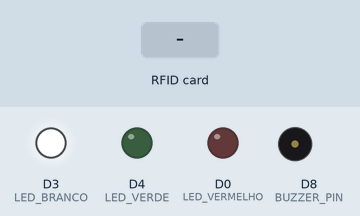
Recording of a sketch running on a simulated ESP8266 (NodeMCU). Shown: output pins drawn as LEDs (lit = HIGH), buzzer (waves = sounding). Inputs (shaded band) come from the test bench. WiFi joins after 1.5 s; servers stay silent unless stated; network time is answered at once with the bench clock; uploads are accepted with an empty reply; the local clock reads 2024-03-15 10:24:30 at power-on unless the sketch sets it; what the sketch prints to the serial monitor is not drawn.

Above: at 2.7 s.
2.8 s: RFID card 5E 7A 19 C4 held to the reader
At 4.5 s:
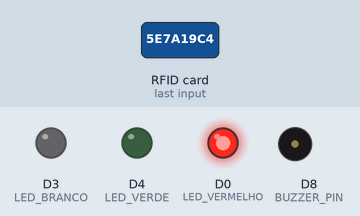
5.8 s: RFID card C3 A1 AD 2B held to the reader
At 6.2 s:
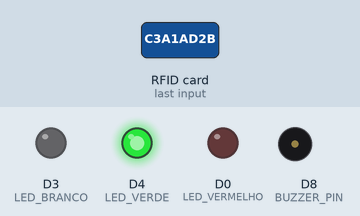
8.7 s: RFID card A1 B2 C3 D4 held to the reader
At 11.4 s:
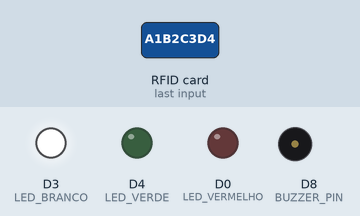
Timing chart, 0 to 12.9 s (numbered marks = the images above; inputs shaded):
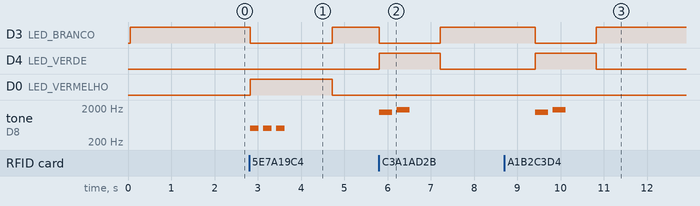

Measured:
- after the input at 2.8 s, D3 (LED_BRANCO): HIGH → LOW at once, → HIGH 1.9 s later; D0 (LED_VERMELHO): LOW → HIGH at once, → LOW 1.9 s later; tone on D8 (BUZZER_PIN): alternates 500 Hz for 0.20 s and silent for 0.10 s, 6 changes in all, then stays silent, starting at once
- after the input at 5.8 s, D3 (LED_BRANCO): HIGH → LOW at once, → HIGH 1.4 s later; D4 (LED_VERDE): LOW → HIGH at once, → LOW 1.4 s later; tone on D8 (BUZZER_PIN): silent → 1500 Hz at once, → silent 0.30 s later, → 1800 Hz 0.10 s later, → silent 0.30 s later
- after the input at 8.7 s, D3 (LED_BRANCO): HIGH → LOW after 0.72 s, → HIGH 1.4 s later; D4 (LED_VERDE): LOW → HIGH after 0.72 s, → LOW 1.4 s later; tone on D8 (BUZZER_PIN): silent → 1500 Hz after 0.72 s, → silent 0.30 s later, → 1800 Hz 0.10 s later, → silent 0.30 s later

The sketch:

SensorNFC_Node.ino
```cpp
#include <SPI.h>
#include <MFRC522.h>
#include <ESP8266WiFi.h>
#include <ESP8266HTTPClient.h>
#include <NTPClient.h>
#include <WiFiUdp.h>

// NFC
#define RST_PIN D1
#define SS_PIN  D2
MFRC522 mfrc522(SS_PIN, RST_PIN);

// LEDs e buzzer
#define LED_BRANCO D3
#define LED_VERDE D4
#define LED_VERMELHO D0
#define BUZZER_PIN D8

// Wi-Fi
const char *WIFI_SSID = "HackaTruckIoT";
const char *WIFI_PASSWORD = "iothacka";
const char *URL = "http://192.168.128.90:1880/PostP";

// UID válidos
String validUIDs[] = {"C3A1AD2B", "A1B2C3D4", "82BFAD"};

// Fila de envio offline
struct RegistroPendente {
  String uid;
  String data;
};
RegistroPendente filaPendentes[100]; // Agora até 100 registros
int filaCount = 0;

// WiFi/NTP
WiFiClient client;
HTTPClient httpClient;
WiFiUDP ntpUDP;
NTPClient timeClient(ntpUDP, "pool.ntp.org", -10800, 60000); // UTC-3

void setup() {
  Serial.begin(115200);
  SPI.begin();
  mfrc522.PCD_Init();

  pinMode(LED_BRANCO, OUTPUT);
  pinMode(LED_VERDE, OUTPUT);
  pinMode(LED_VERMELHO, OUTPUT);
  pinMode(BUZZER_PIN, OUTPUT);

  digitalWrite(LED_BRANCO, HIGH);

  WiFi.begin(WIFI_SSID, WIFI_PASSWORD);
  Serial.print("Conectando ao WiFi");
  while (WiFi.status() != WL_CONNECTED) {
    delay(500);
    Serial.print(".");
  }
  Serial.println("\nWiFi conectado!");

  timeClient.begin();
  timeClient.update();

  Serial.println("Sistema pronto. Aproxime um cartão...");
}

void loop() {
  timeClient.update();
  enviarPendentesSePossivel();

  if (!mfrc522.PICC_IsNewCardPresent()) return;
  if (!mfrc522.PICC_ReadCardSerial()) return;

  String uid = "";
  for (byte i = 0; i < mfrc522.uid.size; i++) {
    uid += String(mfrc522.uid.uidByte[i], HEX);
  }
  uid.toUpperCase();
  Serial.println("UID detectado: " + uid);

  // Data atual formatada
  time_t rawTime = timeClient.getEpochTime();
  struct tm *timeInfo = localtime(&rawTime);
  char dataFormatada[11];
  sprintf(dataFormatada, "%02d/%02d/%04d", timeInfo->tm_mday, timeInfo->tm_mon + 1, timeInfo->tm_year + 1900);
  String dataAtual = String(dataFormatada);

  if (!autorizado(uid)) {
    feedbackNegado();
    return;
  }

  feedbackAutorizado();

  if (WiFi.status() == WL_CONNECTED) {
    enviarParaServidor(uid, dataAtual);
  } else {
    armazenarPendente(uid, dataAtual);
  }

  mfrc522.PICC_HaltA();
  delay(2000);
}

bool autorizado(String uid) {
  for (String id : validUIDs) {
    if (uid == id) return true;
  }
  return false;
}

void armazenarPendente(String uid, String datap) {
  if (filaCount < 100) {
    filaPendentes[filaCount++] = { uid, datap };
    Serial.println("Conexão perdida. Registro armazenado na fila.");
  } else {
    Serial.println("Fila de pendentes cheia. Registro descartado.");
  }
}

void enviarPendentesSePossivel() {
  if (WiFi.status() != WL_CONNECTED || filaCount == 0) return;

  Serial.println("Enviando registros pendentes...");
  for (int i = 0; i < filaCount; i++) {
    enviarParaServidor(filaPendentes[i].uid, filaPendentes[i].data);
    delay(500);
  }
  filaCount = 0;
}

void enviarParaServidor(String uid, String datap) {
  httpClient.begin(client, URL);
  httpClient.addHeader("Content-Type", "application/json");

  String json = "{\"matricula\":\"" + uid + "\",\"datap\":\"" + datap + "\",\"idDisc\":12345}";
  int httpResponseCode = httpClient.POST(json);

  Serial.println("Enviando para API:");
  Serial.println(json);
  Serial.print("Resposta: ");
  Serial.println(httpResponseCode);

  httpClient.end();
}

void feedbackAutorizado() {
  Serial.println("Cartão autorizado");

  digitalWrite(LED_BRANCO, LOW);
  digitalWrite(LED_VERDE, HIGH);

  tone(BUZZER_PIN, 1500, 300);
  delay(400);
  tone(BUZZER_PIN, 1800, 300);
  delay(1000);

  digitalWrite(LED_VERDE, LOW);
  digitalWrite(LED_BRANCO, HIGH);
}

void feedbackNegado() {
  Serial.println("Cartão NÃO autorizado");

  digitalWrite(LED_BRANCO, LOW);
  digitalWrite(LED_VERMELHO, HIGH);

  for (int i = 0; i < 3; i++) {
    tone(BUZZER_PIN, 500, 200);
    delay(300);
  }

  delay(1000);
  digitalWrite(LED_VERMELHO, LOW);
  digitalWrite(LED_BRANCO, HIGH);
}
```
